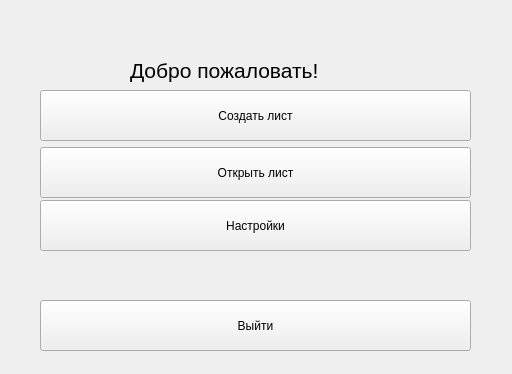
<?xml version="1.0" encoding="UTF-8"?>
<ui version="4.0">
 <class>MainWindow</class>
 <widget class="QMainWindow" name="MainWindow">
  <property name="geometry">
   <rect>
    <x>0</x>
    <y>0</y>
    <width>512</width>
    <height>374</height>
   </rect>
  </property>
  <property name="windowTitle">
   <string>Reminder v1.0</string>
  </property>
  <widget class="QWidget" name="centralwidget">
   <widget class="QLabel" name="label">
    <property name="geometry">
     <rect>
      <x>130</x>
      <y>40</y>
      <width>261</width>
      <height>61</height>
     </rect>
    </property>
    <property name="font">
     <font>
      <pointsize>16</pointsize>
     </font>
    </property>
    <property name="text">
     <string>Добро пожаловать!</string>
    </property>
   </widget>
   <widget class="QPushButton" name="btnCreate">
    <property name="geometry">
     <rect>
      <x>40</x>
      <y>90</y>
      <width>431</width>
      <height>51</height>
     </rect>
    </property>
    <property name="text">
     <string>Создать лист</string>
    </property>
   </widget>
   <widget class="QPushButton" name="btnOpen">
    <property name="geometry">
     <rect>
      <x>40</x>
      <y>147</y>
      <width>431</width>
      <height>51</height>
     </rect>
    </property>
    <property name="text">
     <string>Открыть лист</string>
    </property>
   </widget>
   <widget class="QPushButton" name="btnExit">
    <property name="geometry">
     <rect>
      <x>40</x>
      <y>300</y>
      <width>431</width>
      <height>51</height>
     </rect>
    </property>
    <property name="text">
     <string>Выйти</string>
    </property>
   </widget>
   <widget class="QPushButton" name="btnSettings">
    <property name="geometry">
     <rect>
      <x>40</x>
      <y>200</y>
      <width>431</width>
      <height>51</height>
     </rect>
    </property>
    <property name="text">
     <string>Настройки</string>
    </property>
   </widget>
  </widget>
 </widget>
 <resources/>
 <connections/>
</ui>
